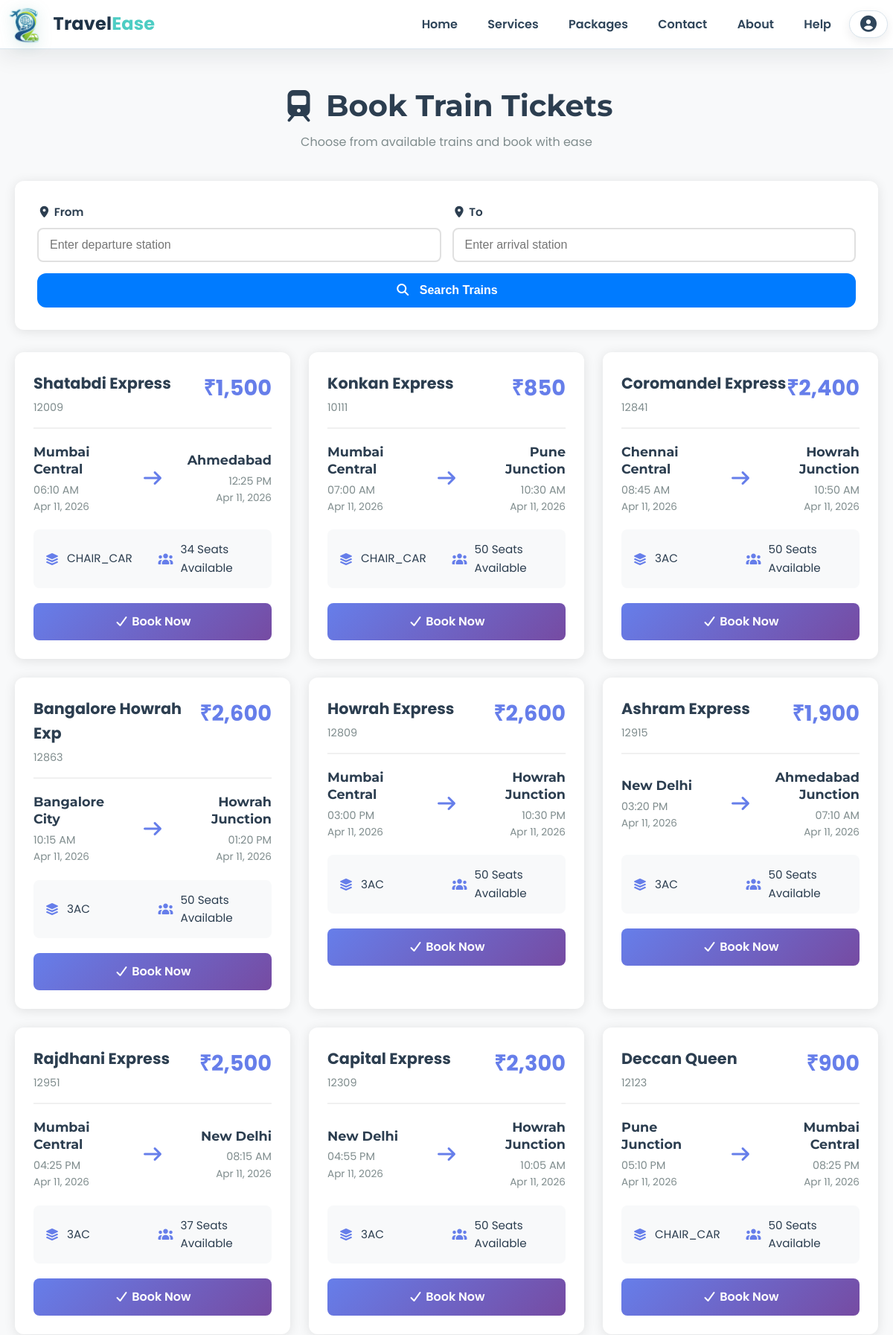
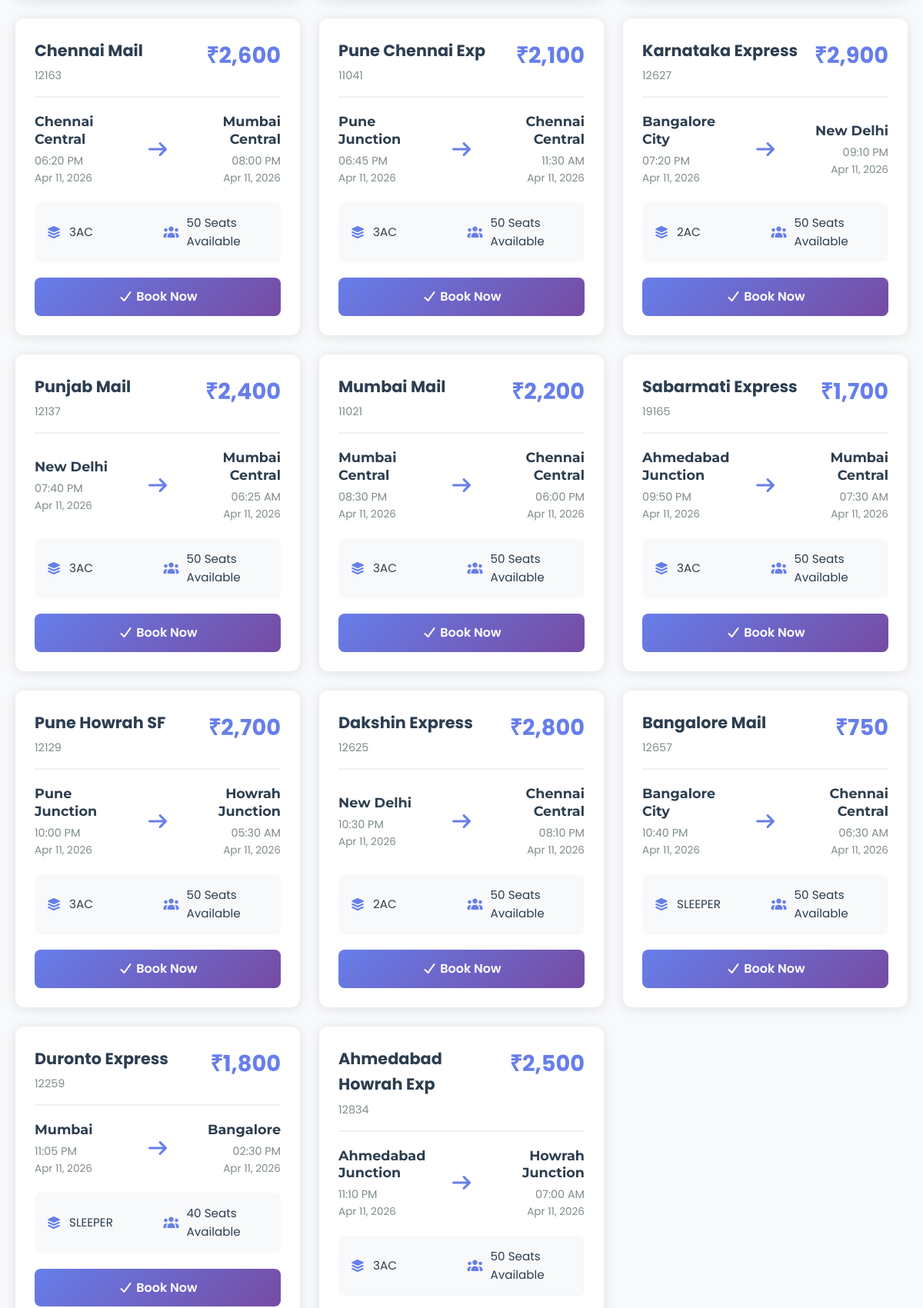
Page /trainbook.php (upper part) on the committed database (2 pictures, top to bottom).
### tables this page shows
CREATE TABLE IF NOT EXISTS `trains` (
  `id` int NOT NULL AUTO_INCREMENT,
  `train_name` varchar(100) NOT NULL,
  `train_number` varchar(20) NOT NULL,
  `departure_station` varchar(100) NOT NULL,
  `arrival_station` varchar(100) NOT NULL,
  `departure_time` time NOT NULL,
  `arrival_time` time NOT NULL,
  `departure_date` date NOT NULL,
  `arrival_date` date NOT NULL,
  `price` decimal(10,2) NOT NULL,
  `available_seats` int DEFAULT '50',
  `total_seats` int DEFAULT '50',
  `class_type` enum('sleeper','3AC','2AC','1AC','chair_car') DEFAULT 'sleeper',
  `status` enum('active','inactive','cancelled') DEFAULT 'active',
  `created_at` timestamp NOT NULL DEFAULT CURRENT_TIMESTAMP,
  `updated_at` timestamp NOT NULL DEFAULT CURRENT_TIMESTAMP ON UPDATE CURRENT_TIMESTAMP,
  PRIMARY KEY (`id`)
);

### trainbook.php (the view, shortened to what this page needs)
<?php
include "db.php";
$from = isset($_GET['from']) ? trim($_GET['from']) : '';
$to   = isset($_GET['to']) ? trim($_GET['to']) : '';
$sql = "SELECT * FROM trains WHERE status='active' AND available_seats > 0";
$sql .= " ORDER BY departure_date, departure_time";
$result = mysqli_query($conn, $sql);
$trains = [];
if ($result) {
    while ($row = mysqli_fetch_assoc($result)) {
        $trains[] = $row;
    }
}
?>
<!DOCTYPE html>
<html lang="en">
<head>
    <link rel="stylesheet" href="css/style.css">
    <link rel="stylesheet" href="css/all.min.css">
</head>
<body>
    <?php include 'includes/navbar.php'; ?>
    <div class="booking-container">
        <div class="page-header">
            <h1><i class="fas fa-train"></i> Book Train Tickets</h1>
            <p style="color: #7f8c8d;">Choose from available trains and book with ease</p>
        </div>
        <div class="search-form">
    <form method="GET" action="trainbook.php">
        <div class="search-form-container">
            <div class="search-field">
                <label for="from">
                    <i class="fas fa-map-marker-alt"></i> From
                </label>
                <input type="text" id="from" name="from"
                       placeholder="Enter departure station"
                       value="<?php echo htmlspecialchars($from); ?>">
            </div>
            <div class="search-field">
                <label for="to">
                    <i class="fas fa-map-marker-alt"></i> To
                </label>
                <input type="text" id="to" name="to"
                       placeholder="Enter arrival station"
                       value="<?php echo htmlspecialchars($to); ?>">
            </div>
            <button type="submit" class="search-btn">
                <i class="fas fa-search"></i> Search Trains
            </button>
        </div>
    </form>
</div>
        <?php if(count($trains) > 0): ?>
            <div class="trains-grid">
                <?php foreach($trains as $train): ?>
                    <div class="train-card">
                        <div class="train-header">
                            <div>
                                <div class="train-name"><?php echo htmlspecialchars($train['train_name']); ?></div>
                                <div class="train-number"><?php echo htmlspecialchars($train['train_number']); ?></div>
                            </div>
                            <div class="train-price">₹<?php echo number_format($train['price'], 0); ?></div>
                        </div>
                        <div class="train-route">
                            <div class="route-station">
                                <h3><?php echo htmlspecialchars($train['departure_station']); ?></h3>
                                <p><?php echo date('h:i A', strtotime($train['departure_time'])); ?></p>
                                <p style="font-size: 0.85rem;"><?php echo date('M d, Y', strtotime($train['departure_date'])); ?></p>
                            </div>
                            <div class="route-arrow">
                                <i class="fas fa-arrow-right"></i>
                            </div>
                            <div class="route-station" style="text-align: right;">
                                <h3><?php echo htmlspecialchars($train['arrival_station']); ?></h3>
                                <p><?php echo date('h:i A', strtotime($train['arrival_time'])); ?></p>
                                <p style="font-size: 0.85rem;"><?php echo date('M d, Y', strtotime($train['arrival_date'])); ?></p>
                            </div>
                        </div>
                        <div class="train-details">
                            <div class="detail-item">
                                <i class="fas fa-layer-group"></i>
                                <span><?php echo strtoupper($train['class_type']); ?></span>
                            </div>
                            <div class="detail-item">
                                <i class="fas fa-users"></i>
                                <span><?php echo $train['available_seats']; ?> Seats Available</span>
                            </div>
                        </div>
                        <a href="booking.php?type=train&id=<?php echo $train['id']; ?>" class="btn-book-train">
                            <i class="fas fa-check"></i> Book Now
                        </a>
                    </div>
                <?php endforeach; ?>
            </div>
        <?php endif; ?>
    </div>
</body>
</html>

### css/style.css (style rules this page uses)
* { margin: 0; padding: 0; box-sizing: border-box; }
html { scroll-behavior: smooth; }
body { font-family: 'Poppins', sans-serif; line-height: 1.6; color: #333; background-color: #f8f9fa; overflow-x: hidden; }
h1, h2, h3, h4 { font-family: 'Montserrat', sans-serif; font-weight: 700; line-height: 1.3; }
.search-form { display: none; animation: fadeIn 0.5s ease; }
.search-form { display: none; width: 100%; }
.search-form input, .search-form select { width: 100%; padding: 12px 15px; border-radius: 10px; border: 1px solid #ccc; font-size: 15px; outline: none; transition: 0.3s; }
.search-form button { width: 100%; padding: 14px; background: #007bff; color: white; font-size: 16px; border: none; border-radius: 12px; cursor: pointer; transition: 0.3s ease; }

### trainbook.php (style rules this page uses)
.booking-container { max-width: 1400px; margin: 30px auto; padding: 20px; }
.page-header { text-align: center; margin-bottom: 40px; }
.page-header h1 { font-size: 2.5rem; color: #2c3e50; margin-bottom: 10px; }
.trains-grid { display: grid; grid-template-columns: repeat(auto-fill, minmax(350px, 1fr)); gap: 25px; margin-top: 30px; }
.train-card { background: white; border-radius: 12px; padding: 25px; box-shadow: 0 2px 15px rgba(0,0,0,0.1); transition: transform 0.3s, box-shadow 0.3s; }
.train-header { display: flex; justify-content: space-between; align-items: start; margin-bottom: 20px; padding-bottom: 15px; border-bottom: 2px solid #f0f0f0; }
.train-name { font-size: 1.3rem; font-weight: 700; color: #2c3e50; }
.train-number { color: #7f8c8d; font-size: 0.9rem; margin-top: 5px; }
.train-price { font-size: 1.8rem; font-weight: 700; color: #667eea; }
.train-route { display: flex; align-items: center; justify-content: space-between; margin: 20px 0; }
.route-station { flex: 1; }
.route-station h3 { font-size: 1.1rem; color: #2c3e50; margin-bottom: 5px; }
.route-station p { color: #7f8c8d; font-size: 0.9rem; }
.route-arrow { margin: 0 20px; color: #667eea; font-size: 1.5rem; }
.train-details { display: grid; grid-template-columns: repeat(2, 1fr); gap: 15px; margin: 20px 0; padding: 15px; background: #f8f9fa; border-radius: 8px; }
.detail-item { display: flex; align-items: center; gap: 10px; }
.detail-item i { color: #667eea; width: 20px; }
.detail-item span { color: #2c3e50; font-size: 0.95rem; }
.btn-book-train { width: 100%; background: linear-gradient(135deg, #667eea 0%, #764ba2 100%); color: white; padding: 12px 20px; border: none; border-radius: 8px; font-size: 1rem; font-weight: 600; cursor: pointer; transition: transform 0.3s; text-decoration: none; display: block; text-align: center; }
.search-form { background: white; padding: 30px; border-radius: 12px; box-shadow: 0 2px 15px rgba(0,0,0,0.1); margin-bottom: 30px; display: block !important; visibility: visible !important; opacity: 1 !important; position: relative; z-index: 1; }
.search-form-container { display: flex; gap: 15px; align-items: flex-end; flex-wrap: wrap; }
.search-field { flex: 1; min-width: 200px; }
.search-field label { display: block; margin-bottom: 8px; color: #2c3e50; font-weight: 600; font-size: 0.95rem; }
.search-field input { width: 100%; padding: 12px 15px; border: 2px solid #e0e0e0; border-radius: 8px; font-size: 1rem; transition: border-color 0.3s; box-sizing: border-box; }
.search-btn { padding: 12px 30px; background: linear-gradient(135deg, #667eea 0%, #764ba2 100%); color: white; border: none; border-radius: 8px; font-size: 1rem; font-weight: 600; cursor: pointer; transition: transform 0.3s; white-space: nowrap; }
.search-btn i { margin-right: 8px; }
.search-form { display: block !important; visibility: visible !important; opacity: 1 !important; position: relative; z-index: 1; }

### rows in the picture
trains: train_name "Shatabdi Express", train_number "12009", price "1,500", departure_station "Mumbai Central", departure_time "06:10 AM", departure_date "Apr 11, 2026", arrival_station "Ahmedabad", arrival_time "12:25 PM", arrival_date "Apr 11, 2026", class_type "CHAIR_CAR", available_seats "34"
trains: train_name "Konkan Express", train_number "10111", price "850", departure_station "Mumbai Central", departure_time "07:00 AM", departure_date "Apr 11, 2026", arrival_station "Pune Junction", arrival_time "10:30 AM", arrival_date "Apr 11, 2026", class_type "CHAIR_CAR", available_seats "50"
trains: train_name "Coromandel Express", train_number "12841", price "2,400", departure_station "Chennai Central", departure_time "08:45 AM", departure_date "Apr 11, 2026", arrival_station "Howrah Junction", arrival_time "10:50 AM", arrival_date "Apr 11, 2026", class_type "3AC", available_seats "50"
trains: train_name "Bangalore Howrah Exp", train_number "12863", price "2,600", departure_station "Bangalore City", departure_time "10:15 AM", departure_date "Apr 11, 2026", arrival_station "Howrah Junction", arrival_time "01:20 PM", arrival_date "Apr 11, 2026", class_type "3AC", available_seats "50"
trains: train_name "Howrah Express", train_number "12809", price "2,600", departure_station "Mumbai Central", departure_time "03:00 PM", departure_date "Apr 11, 2026", arrival_station "Howrah Junction", arrival_time "10:30 PM", arrival_date "Apr 11, 2026", class_type "3AC", available_seats "50"
trains: train_name "Ashram Express", train_number "12915", price "1,900", departure_station "New Delhi", departure_time "03:20 PM", departure_date "Apr 11, 2026", arrival_station "Ahmedabad Junction", arrival_time "07:10 AM", arrival_date "Apr 11, 2026", class_type "3AC", available_seats "50"
trains: train_name "Rajdhani Express", train_number "12951", price "2,500", departure_station "Mumbai Central", departure_time "04:25 PM", departure_date "Apr 11, 2026", arrival_station "New Delhi", arrival_time "08:15 AM", arrival_date "Apr 11, 2026", class_type "3AC", available_seats "37"
trains: train_name "Capital Express", train_number "12309", price "2,300", departure_station "New Delhi", departure_time "04:55 PM", departure_date "Apr 11, 2026", arrival_station "Howrah Junction", arrival_time "10:05 AM", arrival_date "Apr 11, 2026", class_type "3AC", available_seats "50"
trains: train_name "Deccan Queen", train_number "12123", price "900", departure_station "Pune Junction", departure_time "05:10 PM", departure_date "Apr 11, 2026", arrival_station "Mumbai Central", arrival_time "08:25 PM", arrival_date "Apr 11, 2026", class_type "CHAIR_CAR", available_seats "50"
trains: train_name "Chennai Mail", train_number "12163", price "2,600", departure_station "Chennai Central", departure_time "06:20 PM", departure_date "Apr 11, 2026", arrival_station "Mumbai Central", arrival_time "08:00 PM", arrival_date "Apr 11, 2026", class_type "3AC", available_seats "50"
trains: train_name "Pune Chennai Exp", train_number "11041", price "2,100", departure_station "Pune Junction", departure_time "06:45 PM", departure_date "Apr 11, 2026", arrival_station "Chennai Central", arrival_time "11:30 AM", arrival_date "Apr 11, 2026", class_type "3AC", available_seats "50"
trains: train_name "Karnataka Express", train_number "12627", price "2,900", departure_station "Bangalore City", departure_time "07:20 PM", departure_date "Apr 11, 2026", arrival_station "New Delhi", arrival_time "09:10 PM", arrival_date "Apr 11, 2026", class_type "2AC", available_seats "50"
trains: train_name "Punjab Mail", train_number "12137", price "2,400", departure_station "New Delhi", departure_time "07:40 PM", departure_date "Apr 11, 2026", arrival_station "Mumbai Central", arrival_time "06:25 AM", arrival_date "Apr 11, 2026", class_type "3AC", available_seats "50"
trains: train_name "Mumbai Mail", train_number "11021", price "2,200", departure_station "Mumbai Central", departure_time "08:30 PM", departure_date "Apr 11, 2026", arrival_station "Chennai Central", arrival_time "06:00 PM", arrival_date "Apr 11, 2026", class_type "3AC", available_seats "50"
trains: train_name "Sabarmati Express", train_number "19165", price "1,700", departure_station "Ahmedabad Junction", departure_time "09:50 PM", departure_date "Apr 11, 2026", arrival_station "Mumbai Central", arrival_time "07:30 AM", arrival_date "Apr 11, 2026", class_type "3AC", available_seats "50"
trains: train_name "Pune Howrah SF", train_number "12129", price "2,700", departure_station "Pune Junction", departure_time "10:00 PM", departure_date "Apr 11, 2026", arrival_station "Howrah Junction", arrival_time "05:30 AM", arrival_date "Apr 11, 2026", class_type "3AC", available_seats "50"
trains: train_name "Dakshin Express", train_number "12625", price "2,800", departure_station "New Delhi", departure_time "10:30 PM", departure_date "Apr 11, 2026", arrival_station "Chennai Central", arrival_time "08:10 PM", arrival_date "Apr 11, 2026", class_type "2AC", available_seats "50"
trains: train_name "Bangalore Mail", train_number "12657", price "750", departure_station "Bangalore City", departure_time "10:40 PM", departure_date "Apr 11, 2026", arrival_station "Chennai Central", arrival_time "06:30 AM", arrival_date "Apr 11, 2026", class_type "SLEEPER", available_seats "50"
trains: train_name "Duronto Express", train_number "12259", price "1,800", departure_station "Mumbai", departure_time "11:05 PM", departure_date "Apr 11, 2026", arrival_station "Bangalore", arrival_time "02:30 PM", arrival_date "Apr 11, 2026", class_type "SLEEPER", available_seats "40"
trains: train_name "Ahmedabad Howrah Exp", train_number "12834", price "2,500", departure_station "Ahmedabad Junction", departure_time "11:10 PM", departure_date "Apr 11, 2026", arrival_station "Howrah Junction", arrival_time "07:00 AM", arrival_date "Apr 11, 2026", class_type "3AC", available_seats "50"
